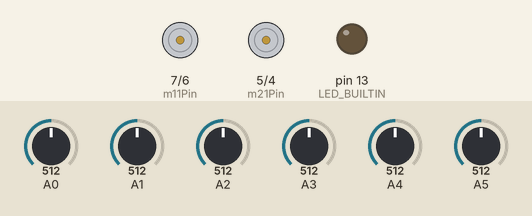
Bench run of a sketch on a simulated Arduino Uno, built with avr-gcc and run on an emulated ATmega328P. Shown: motor-driver pin pairs drawn as motors (green arrow = first pin HIGH = forward, orange = second pin HIGH = backward, longer = more drive, scaled by the enable pin), output pins drawn as LEDs (lit = HIGH). The test bench sets the inputs (shaded band); at power-on: A0 = 512, A1 = 512, A2 = 512, A3 = 512, A4 = 512, A5 = 512.

Above: at 0.1 s.
At 1.3 s:
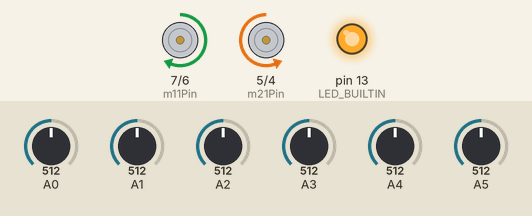
1.4 s: A0 set to 804
2.9 s: A0 set to 835
At 3.9 s:
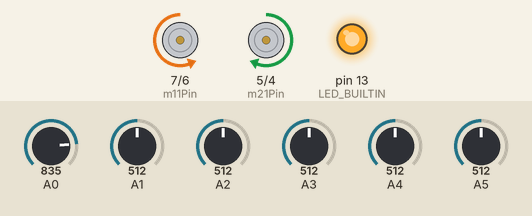
Timing chart, 0 to 5.9 s (numbered marks = the images above; inputs shaded):
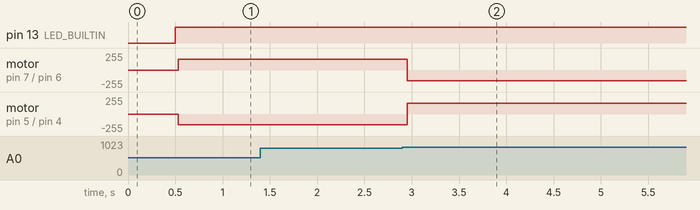

The sketch:

Linefollower.ino
```cpp
#include <QTRSensors.h>
// Motors pins
const int m11Pin = 7;
const int m12Pin = 6;
const int m21Pin = 5;
const int m22Pin = 4;
const int m1Enable = 11;
const int m2Enable = 10;

int m1Speed = 0;
int m2Speed = 0;

float kp = 9;
float ki = 0;
float kd = 3;


float p = 1;
float i = 0;
float d = 0;

float error = 0;
float lastError = 0;

const int maxSpeed = 255;
const int minSpeed = -255;

const int baseSpeed = 200;

QTRSensors qtr;

const int sensorCount = 6;
int sensorValues[sensorCount];
int sensors[sensorCount] = {0, 0, 0, 0, 0, 0};
void setup() {

  // pinMode setup
  pinMode(m11Pin, OUTPUT);
  pinMode(m12Pin, OUTPUT);
  pinMode(m21Pin, OUTPUT);
  pinMode(m22Pin, OUTPUT);
  pinMode(m1Enable, OUTPUT);
  pinMode(m2Enable, OUTPUT);

  qtr.setTypeAnalog();
  qtr.setSensorPins((const uint8_t[]){A0, A1, A2, A3, A4, A5}, sensorCount);

  delay(500);

  calibrateQTR();
}

void calibrateQTR() {

  // Calibrating the QTR
  pinMode(LED_BUILTIN, OUTPUT);
  digitalWrite(LED_BUILTIN, HIGH); // turn on Arduino's LED to indicate we are in calibration mode
  int speed = 160;

  int turns = 0;
  int state = 1;
  Serial.begin(9600);

  while (turns < 12) {
    qtr.calibrate();
    qtr.readLineBlack(sensorValues);

    switch (state) {
      case 1:
        setMotorSpeed(160, -160);

        if (sensorValues[0] > 800 && sensorValues[5] < 800) {
          // turn right
          state = -1;
          turns++;
        }
        break;
      case -1:
        setMotorSpeed(-160, 160);
        if (sensorValues[5] > 800 && sensorValues[0] < 800) {
          // turn left
          state = 1;
          turns++;
        }
        break;
    }
  }
  // Turn the LED off when the calibration is finished
  digitalWrite(LED_BUILTIN, LOW);

}

int PIDcontrol(float error) {

  p = error;
  i = i + error;
  d = error - lastError;

  lastError = error;
  int motorSpeed = kp * p + ki * i + kd * d;
  return motorSpeed;

}

void loop() {
 float error = map(qtr.readLineBlack(sensorValues), 0, 5000, -50, 50);


  int motorSpeed = PIDcontrol(error);

  m1Speed = baseSpeed;
  m2Speed = baseSpeed;

  if (error < 0) {
    m1Speed += motorSpeed;
  }
  else if (error > 0) {
    m2Speed -= motorSpeed;
  }

  m1Speed = constrain(m1Speed, -maxSpeed, maxSpeed);
  m2Speed = constrain(m2Speed, -maxSpeed, maxSpeed);


  setMotorSpeed(m1Speed, m2Speed);

}


// each arguments takes values between -255 and 255. The negative values represent the motor speed in reverse.
void setMotorSpeed(int motor1Speed, int motor2Speed) {

  if (motor1Speed == 0) {
    digitalWrite(m11Pin, LOW);
    digitalWrite(m12Pin, LOW);
    analogWrite(m1Enable, motor1Speed);
  }
  else {
    if (motor1Speed > 0) {
      digitalWrite(m11Pin, HIGH);
      digitalWrite(m12Pin, LOW);
      analogWrite(m1Enable, motor1Speed);
    }
    if (motor1Speed < 0) {
      digitalWrite(m11Pin, LOW);
      digitalWrite(m12Pin, HIGH);
      analogWrite(m1Enable, -motor1Speed);
    }
  }
  if (motor2Speed == 0) {
    digitalWrite(m21Pin, LOW);
    digitalWrite(m22Pin, LOW);
    analogWrite(m2Enable, motor2Speed);
  }
  else {
    if (motor2Speed > 0) {
      digitalWrite(m21Pin, HIGH);
      digitalWrite(m22Pin, LOW);
      analogWrite(m2Enable, motor2Speed);
    }
    if (motor2Speed < 0) {
      digitalWrite(m21Pin, LOW);
      digitalWrite(m22Pin, HIGH);
      analogWrite(m2Enable, -motor2Speed);
    }
  }
}
```

Measured:
- the behaviour switches between 819 and 820 on A0 (found by bisection; images 1 and 2)
- after the input at 1.4 s, every drawn part: stays the same
- after the input at 2.9 s, motor on pin 7 (m11Pin) / pin 6 (m12Pin): forward 160/255 → backward 160/255 after 0.05 s; motor on pin 5 (m21Pin) / pin 4 (m22Pin): backward 160/255 → forward 160/255 after 0.05 s
